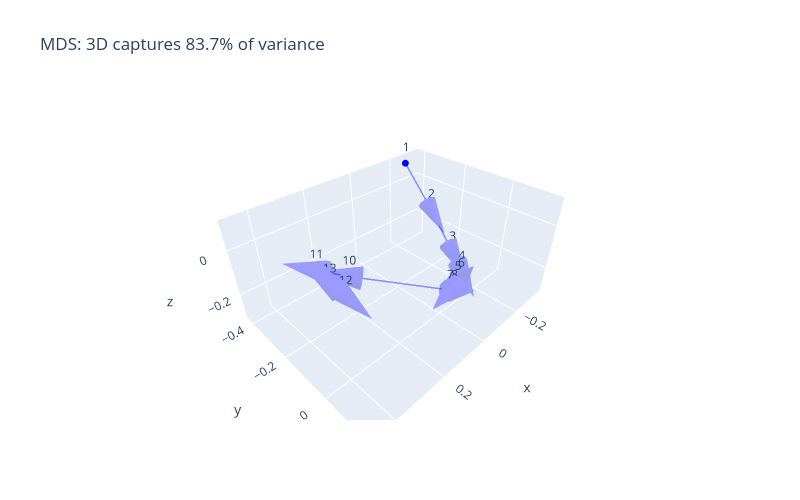

Here is the notebook cell this chart was saved with:
### Markdown cell above
We can also look at the 3D MDS projection to see if the extra dimension reveals structure that was distorted in 2D:

### Code cell
emb.plot_paths("""
1 2 3 4 5 6 7 8 10 11 12 13
""", dimensions=3)

### Figure 1 — Plotly figure (JSON) as saved in the notebook; plotly's stock layout.template omitted (floating-point values rounded to 4 significant figures)
{"data": [{"marker": {"color": "blue", "size": 4}, "mode": "markers+text", "text": ["1", "2", "3", "4", "5", "6", "7", "8", "10", "11", "12", "13"], "textposition": "top center", "type": "scatter3d", "x": [-0.2692, -0.2271, -0.1712, -0.1267, -0.06708, -0.06256, 0.0152, -0.00384, 0.2505, 0.3539, 0.3112, 0.3446], "y": [-0.4183, -0.2414, -0.08797, -0.01143, 0.01713, 0.03125, 0.04535, 0.04871, -0.1614, -0.1779, -0.1064, -0.1302], "z": [0.0868, -0.05849, -0.1687, -0.1955, -0.1928, -0.1644, -0.1622, -0.1728, -0.08461, -0.004037, -0.09423, -0.03781]}, {"line": {"color": "rgba(0,0,255,0.4)", "width": 3}, "mode": "lines", "showlegend": false, "type": "scatter3d", "x": [-0.2692, -0.2271], "y": [-0.4183, -0.2414], "z": [0.0868, -0.05849]}, {"colorscale": [[0, "rgba(0,0,255,0.4)"], [1, "rgba(0,0,255,0.4)"]], "showscale": false, "sizemode": "absolute", "sizeref": 0.15, "type": "cone", "u": [0.04209], "v": [0.1768], "w": [-0.1453], "x": [-0.2271], "y": [-0.2414], "z": [-0.05849]}, {"line": {"color": "rgba(0,0,255,0.4)", "width": 3}, "mode": "lines", "showlegend": false, "type": "scatter3d", "x": [-0.2271, -0.1712], "y": [-0.2414, -0.08797], "z": [-0.05849, -0.1687]}, {"colorscale": [[0, "rgba(0,0,255,0.4)"], [1, "rgba(0,0,255,0.4)"]], "showscale": false, "sizemode": "absolute", "sizeref": 0.15, "type": "cone", "u": [0.05594], "v": [0.1535], "w": [-0.1102], "x": [-0.1712], "y": [-0.08797], "z": [-0.1687]}, {"line": {"color": "rgba(0,0,255,0.4)", "width": 3}, "mode": "lines", "showlegend": false, "type": "scatter3d", "x": [-0.1712, -0.1267], "y": [-0.08797, -0.01143], "z": [-0.1687, -0.1955]}, {"colorscale": [[0, "rgba(0,0,255,0.4)"], [1, "rgba(0,0,255,0.4)"]], "showscale": false, "sizemode": "absolute", "sizeref": 0.15, "type": "cone", "u": [0.04454], "v": [0.07654], "w": [-0.02675], "x": [-0.1267], "y": [-0.01143], "z": [-0.1955]}, {"line": {"color": "rgba(0,0,255,0.4)", "width": 3}, "mode": "lines", "showlegend": false, "type": "scatter3d", "x": [-0.1267, -0.06708], "y": [-0.01143, 0.01713], "z": [-0.1955, -0.1928]}, {"colorscale": [[0, "rgba(0,0,255,0.4)"], [1, "rgba(0,0,255,0.4)"]], "showscale": false, "sizemode": "absolute", "sizeref": 0.15, "type": "cone", "u": [0.05959], "v": [0.02856], "w": [0.002633], "x": [-0.06708], "y": [0.01713], "z": [-0.1928]}, {"line": {"color": "rgba(0,0,255,0.4)", "width": 3}, "mode": "lines", "showlegend": false, "type": "scatter3d", "x": [-0.06708, -0.06256], "y": [0.01713, 0.03125], "z": [-0.1928, -0.1644]}, {"colorscale": [[0, "rgba(0,0,255,0.4)"], [1, "rgba(0,0,255,0.4)"]], "showscale": false, "sizemode": "absolute", "sizeref": 0.15, "type": "cone", "u": [0.004519], "v": [0.01411], "w": [0.02844], "x": [-0.06256], "y": [0.03125], "z": [-0.1644]}, {"line": {"color": "rgba(0,0,255,0.4)", "width": 3}, "mode": "lines", "showlegend": false, "type": "scatter3d", "x": [-0.06256, 0.0152], "y": [0.03125, 0.04535], "z": [-0.1644, -0.1622]}, {"colorscale": [[0, "rgba(0,0,255,0.4)"], [1, "rgba(0,0,255,0.4)"]], "showscale": false, "sizemode": "absolute", "sizeref": 0.15, "type": "cone", "u": [0.07775], "v": [0.0141], "w": [0.00217], "x": [0.0152], "y": [0.04535], "z": [-0.1622]}, {"line": {"color": "rgba(0,0,255,0.4)", "width": 3}, "mode": "lines", "showlegend": false, "type": "scatter3d", "x": [0.0152, -0.00384], "y": [0.04535, 0.04871], "z": [-0.1622, -0.1728]}, {"colorscale": [[0, "rgba(0,0,255,0.4)"], [1, "rgba(0,0,255,0.4)"]], "showscale": false, "sizemode": "absolute", "sizeref": 0.15, "type": "cone", "u": [-0.01904], "v": [0.003361], "w": [-0.01058], "x": [-0.00384], "y": [0.04871], "z": [-0.1728]}, {"line": {"color": "rgba(0,0,255,0.4)", "width": 3}, "mode": "lines", "showlegend": false, "type": "scatter3d", "x": [-0.00384, 0.2505], "y": [0.04871, -0.1614], "z": [-0.1728, -0.08461]}, {"colorscale": [[0, "rgba(0,0,255,0.4)"], [1, "rgba(0,0,255,0.4)"]], "showscale": false, "sizemode": "absolute", "sizeref": 0.15, "type": "cone", "u": [0.2543], "v": [-0.2101], "w": [0.0882], "x": [0.2505], "y": [-0.1614], "z": [-0.08461]}, {"line": {"color": "rgba(0,0,255,0.4)", "width": 3}, "mode": "lines", "showlegend": false, "type": "scatter3d", "x": [0.2505, 0.3539], "y": [-0.1614, -0.1779], "z": [-0.08461, -0.004037]}, {"colorscale": [[0, "rgba(0,0,255,0.4)"], [1, "rgba(0,0,255,0.4)"]], "showscale": false, "sizemode": "absolute", "sizeref": 0.15, "type": "cone", "u": [0.1035], "v": [-0.01644], "w": [0.08057], "x": [0.3539], "y": [-0.1779], "z": [-0.004037]}, {"line": {"color": "rgba(0,0,255,0.4)", "width": 3}, "mode": "lines", "showlegend": false, "type": "scatter3d", "x": [0.3539, 0.3112], "y": [-0.1779, -0.1064], "z": [-0.004037, -0.09423]}, {"colorscale": [[0, "rgba(0,0,255,0.4)"], [1, "rgba(0,0,255,0.4)"]], "showscale": false, "sizemode": "absolute", "sizeref": 0.15, "type": "cone", "u": [-0.04272], "v": [0.07145], "w": [-0.09019], "x": [0.3112], "y": [-0.1064], "z": [-0.09423]}, {"line": {"color": "rgba(0,0,255,0.4)", "width": 3}, "mode": "lines", "showlegend": false, "type": "scatter3d", "x": [0.3112, 0.3446], "y": [-0.1064, -0.1302], "z": [-0.09423, -0.03781]}, {"colorscale": [[0, "rgba(0,0,255,0.4)"], [1, "rgba(0,0,255,0.4)"]], "showscale": false, "sizemode": "absolute", "sizeref": 0.15, "type": "cone", "u": [0.03342], "v": [-0.02381], "w": [0.05642], "x": [0.3446], "y": [-0.1302], "z": [-0.03781]}], "layout": {"height": 500, "scene": {"aspectmode": "auto", "aspectratio": {"x": 1.434, "y": 1.074, "z": 0.6493}}, "showlegend": false, "title": {"text": "MDS: 3D captures 83.7% of variance"}, "width": 800}}
